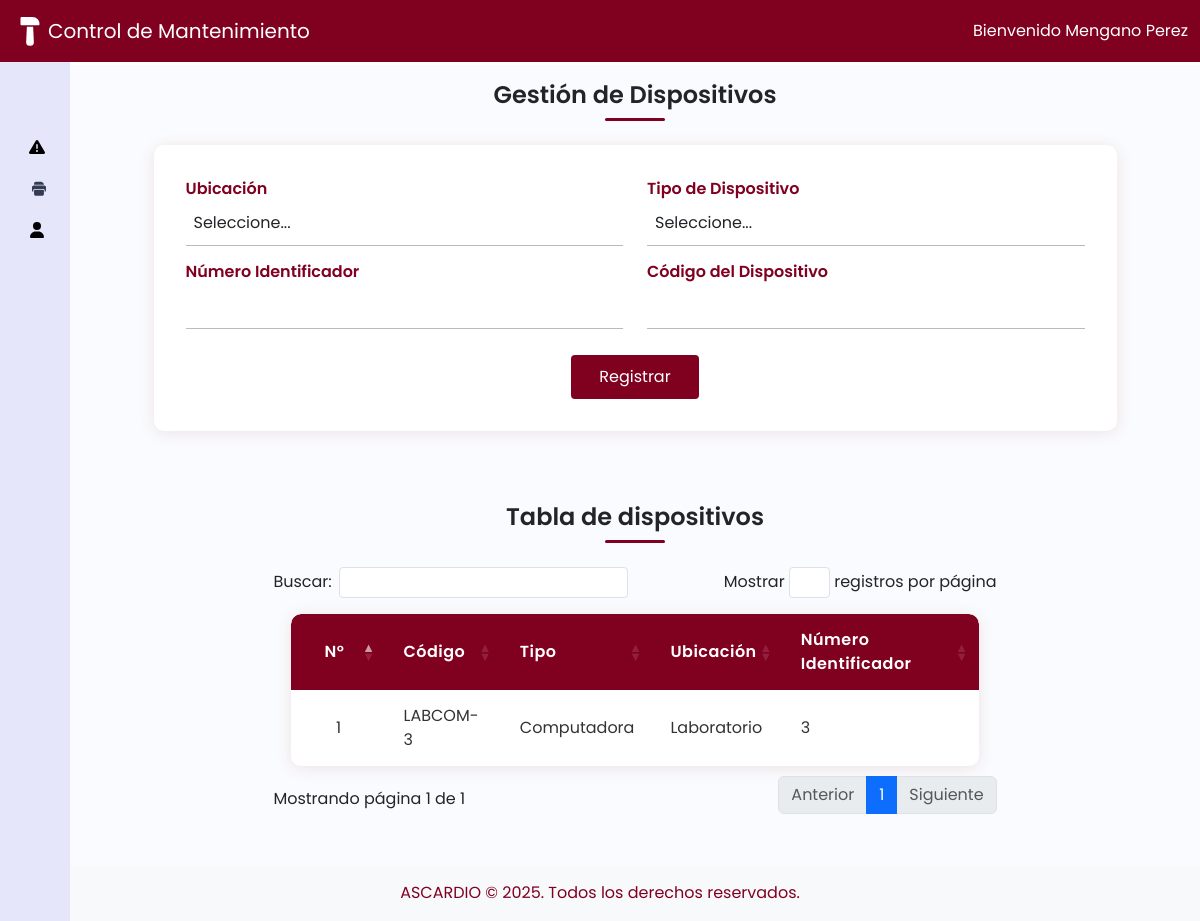
The page /index.php?vista=dispositivos (signed in) on the database as committed earlier.
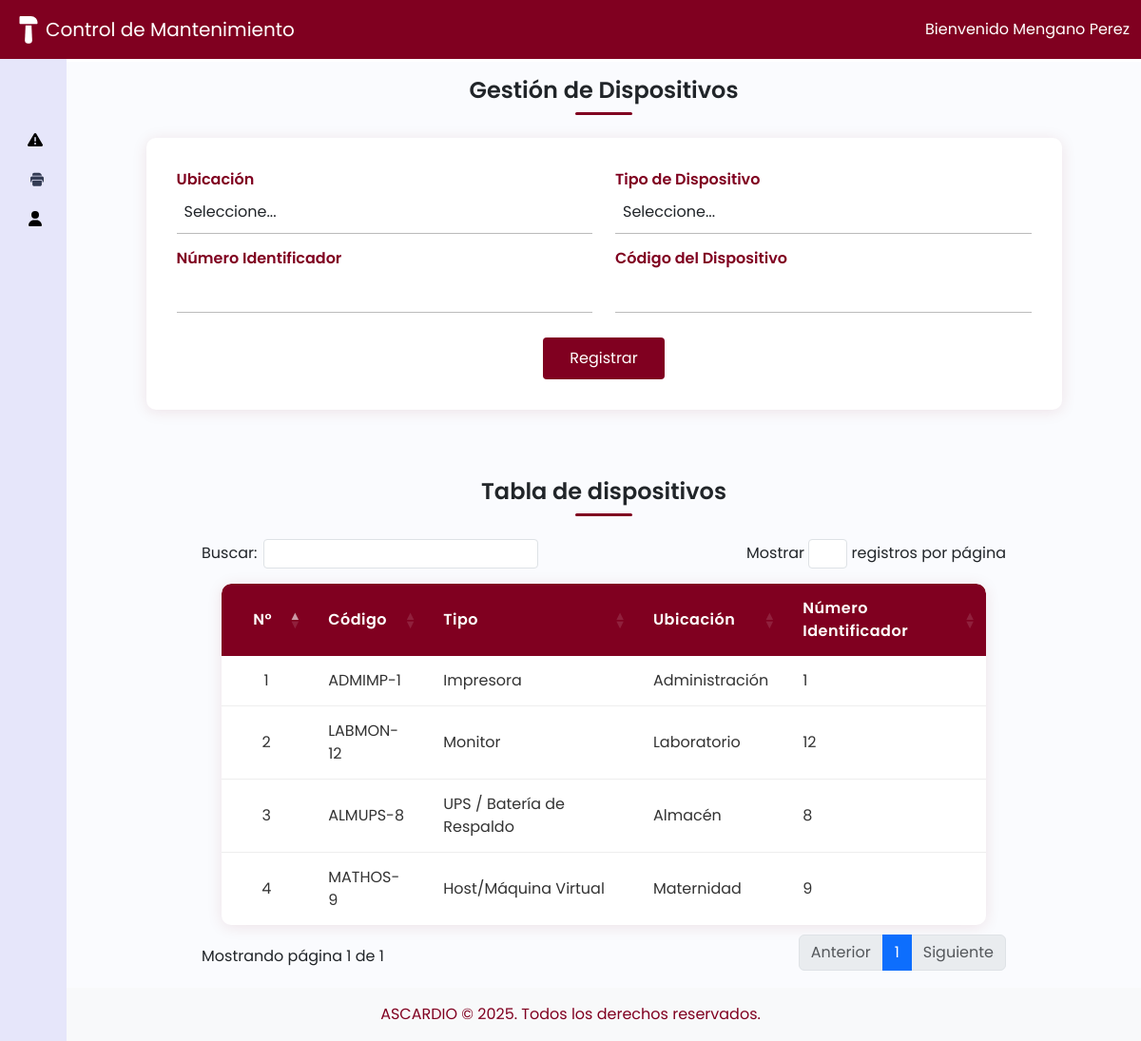
The same page on the database as committed later.
### tables this page shows
CREATE TABLE `dispositivos` (
  `id` int(11) NOT NULL,
  `codigo_dispositivo` varchar(20) NOT NULL,
  `tipo_dispositivo` varchar(50) NOT NULL,
  `ubicacion` varchar(100) NOT NULL,
  `numero_identificador` int(11) DEFAULT NULL
);

### controladores/controladorDispositivo.php (called while the page is built, shortened)
<?php
require_once dirname(__DIR__) . '/modelos/modeloDispositivo.php';
class controladorDispositivo {
    private $modelo;
    public function __construct() {
        $this->modelo = new modeloDispositivo();
    }
    public function mostrarDispositivos() {
        $ubicaciones = [
            'CAR' => 'Cardiología',
            'LAB' => 'Laboratorio',
            'QUI' => 'Quirófano',
            'ADM' => 'Administración',
            'URG' => 'Urgencias',
            'RX'  => 'Rayos X / Radiología',
            'MAT' => 'Maternidad',
            'UCI' => 'Unidad de Cuidados Intensivos',
            'FARM'=> 'Farmacia',
            'ALM' => 'Almacén',
            'CON' => 'Consultorios Externos',
            'REH' => 'Rehabilitación',
            'PAT' => 'Patología',
            'COC' => 'Cocina / Cafetería',
            'SEG' => 'Seguridad',
            'MNT' => 'Mantenimiento',
            'LIM' => 'Limpieza',
            'PED' => 'Pediatría',
            'NEU' => 'Neurología'
        ];
        $tipos = [
            'COM' => 'Computadora',
            'IMP' => 'Impresora',
            'MON' => 'Monitor',
            'TEL' => 'Teléfono (IP/Fijo)',
            'RED' => 'Equipo de Red (Router/Switch/AP)',
            'SER' => 'Servidor',
            'UPS' => 'UPS / Batería de Respaldo',
            'POS' => 'Punto de Venta',
            'CAM' => 'Cámara de Seguridad',
            'LEC' => 'Lector (Códigos de barras/Tarjeta)',
            'PRO' => 'Proyector',
            'EQU' => 'Equipo Médico (Conectado a red)',
            'HOS' => 'Host/Máquina Virtual',
            'PER' => 'Periférico (Teclado/Mouse/Webcam)',
            'VOZ' => 'Sistema de Voz/Intercomunicador',
            'SEN' => 'Sensor/Dispositivo IoT',
        ];
        $dispositivos = $this->modelo->listarDispositivos();
        include dirname(__DIR__) . '/vistas/vistaDispositivo.php';
    }
}
?>

### modelos/modeloDispositivo.php (called while the page is built, shortened)
<?php
require_once dirname(__DIR__) . '/config/conexion.php';
class modeloDispositivo {
    private $conexion;
    public function __construct() {
        $db = new Base_Datos();
        $this->conexion = $db->Conexion_Base_Datos();
    }
    public function listarDispositivos() {
        $sql = "SELECT * FROM dispositivos";
        $stmt = $this->conexion->prepare($sql);
        $stmt->execute();
        return $stmt->fetchAll(PDO::FETCH_ASSOC);
    }
}
?>

### config/conexion.php (called while the page is built, shortened)
<?php
  class Base_Datos{
    private $Nombre_Servidor = "localhost";
    private $Nombre_Base_Datos = "Mantenimiento_AscardioDB;";
    private $Nombre_Usuario = "root";
    private $Pass = "";
    public function Conexion_Base_Datos(){
       $this->Conexion = null;
       try{
             $this-> Conexion = new PDO("mysql:host={$this->Nombre_Servidor};dbname={$this->Nombre_Base_Datos}",
             $this->Nombre_Usuario,
             $this->Pass
        );
        $this->Conexion->setAttribute(PDO::ATTR_ERRMODE, PDO::ERRMODE_EXCEPTION);
       }catch(PDOException $e){
         die ("Error de Conexion:" . $e->getMessage());
       }
       return $this->Conexion;
    }
    }
?>

### vistas/vistaDispositivo.php (the view, shortened to what the changed rows need)
<?php include 'header.php'; ?>
<div class="main p-3">
    <h1>Gestión de Dispositivos</h1>
    <h1>Tabla de dispositivos</h1>
    <table class="device-table datatable" id="deviceTable">
        <thead>
            <tr>
                <th>N°</th>
                <th>Código</th>
                <th>Tipo</th>
                <th>Ubicación</th>
                <th>Número Identificador</th>
            </tr>
        </thead>
        <tbody>
            <?php $contador = 1; ?>
            <?php if (!empty($dispositivos)): ?>
                <?php foreach ($dispositivos as $dispositivo): ?>
                    <tr>
                        <td><?= $contador++ ?></td>
                        <td><?= htmlspecialchars($dispositivo['codigo_dispositivo']) ?></td>
                        <td><?= htmlspecialchars($tipos[$dispositivo['tipo_dispositivo']] ?? $dispositivo['tipo_dispositivo']) ?></td>
                        <td><?= htmlspecialchars($ubicaciones[$dispositivo['ubicacion']] ?? $dispositivo['ubicacion']) ?></td>
                        <td><?= htmlspecialchars($dispositivo['numero_identificador']) ?></td>
                    </tr>
                <?php endforeach; ?>
            <?php endif; ?>
        </tbody>
    </table>
</div>
<?php include 'footer.php'; ?>

Rows that differ between the two databases and show on the page:
removed dispositivos: codigo_dispositivo "LABCOM-3", tipo_dispositivo "Computadora", ubicacion "Laboratorio", numero_identificador "3"
added dispositivos: codigo_dispositivo "ADMIMP-1", tipo_dispositivo "Impresora", ubicacion "Administración", numero_identificador "1"
added dispositivos: codigo_dispositivo "LABMON-12", tipo_dispositivo "Monitor", ubicacion "Laboratorio", numero_identificador "12"
added dispositivos: codigo_dispositivo "ALMUPS-8", tipo_dispositivo "UPS / Batería de Respaldo", ubicacion "Almacén", numero_identificador "8"
added dispositivos: codigo_dispositivo "MATHOS-9", tipo_dispositivo "Host/Máquina Virtual", ubicacion "Maternidad", numero_identificador "9"
